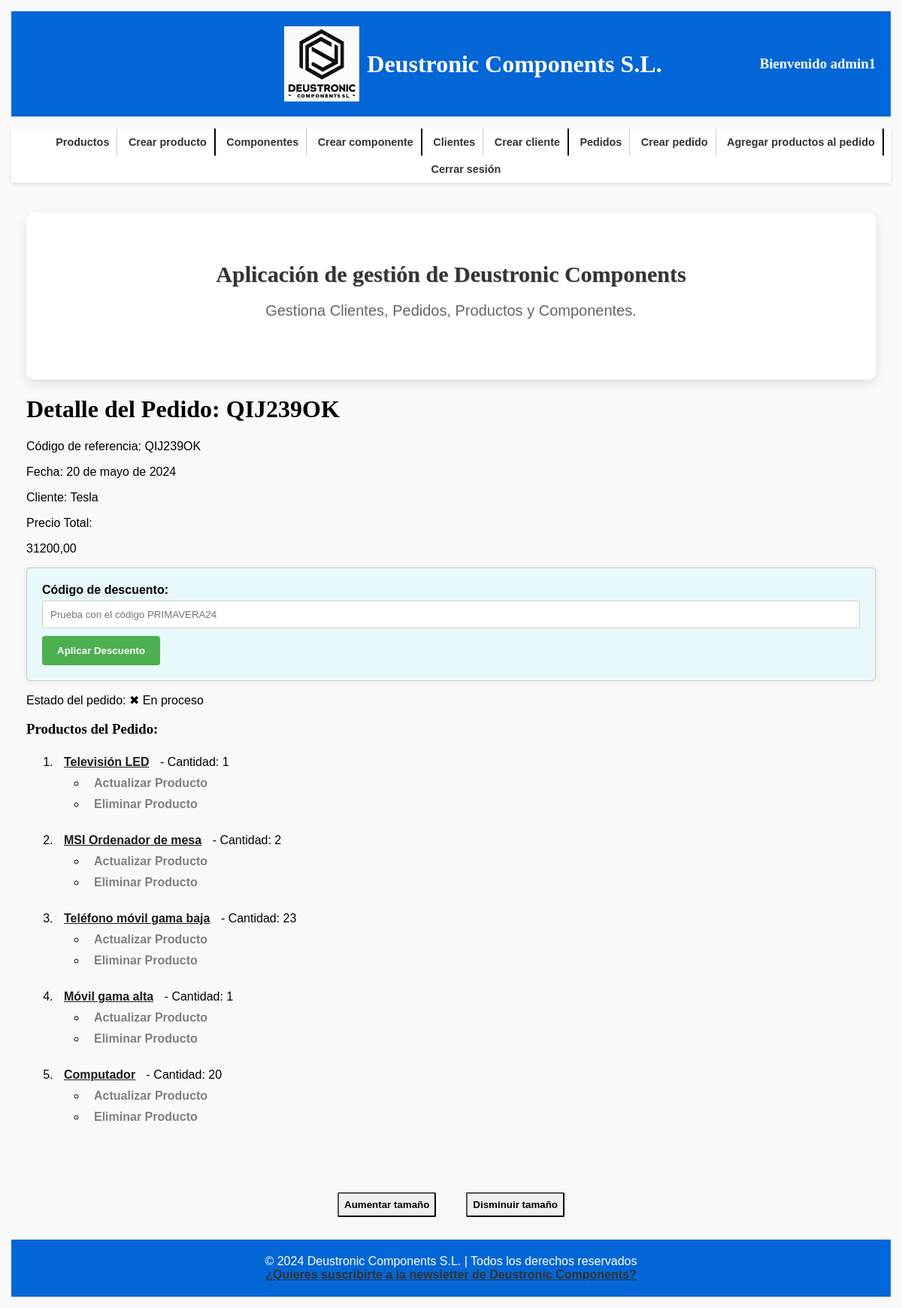
The app's page /appDeustronicComponents/pedido_producto/QIJ239OK/ (signed in) with its own data.
### appDeustronicComponents/models.py (models this page shows, shortened)
class Pedido(models.Model):
    cod_ref_ped = models.CharField(max_length=100, primary_key=True)
    fecha = models.DateField()
    cliente = models.ForeignKey(Cliente, on_delete=models.CASCADE)
    created = models.DateTimeField(auto_now_add=True)
    updated = models.DateTimeField(auto_now=True)
    precio_total = models.DecimalField(max_digits=10, decimal_places=2, default=0)
    estado = models.CharField(max_length=20, default='en proceso')
    class Meta:
        verbose_name_plural = "pedidos"
        verbose_name = "pedido"
        ordering = ["-created"]

class Cliente(models.Model):
    cif = models.CharField(max_length=100, primary_key=True)
    nombre_empresa = models.CharField(max_length=100)
    direccion = models.CharField(max_length=255)
    telefono = models.IntegerField()
    email = models.EmailField(max_length=255)
    created = models.DateTimeField(auto_now_add=True)
    updated = models.DateTimeField(auto_now=True)
    def __str__(self):
        return f"{self.nombre_empresa}"
    class Meta:
        verbose_name_plural = "clientes"
        verbose_name = "cliente"
        ordering = ["-created"]

class PedidoProducto(models.Model):
    pedido = models.ForeignKey(Pedido, on_delete=models.CASCADE)
    producto = models.ForeignKey(Producto, on_delete=models.CASCADE)
    cantidad = models.IntegerField()
    created = models.DateTimeField(auto_now_add=True)
    updated = models.DateTimeField(auto_now=True)
    class Meta:
        verbose_name_plural = "detalle pedidos"
        verbose_name = "detalle pedido"
        ordering = ["-created"]

class Producto(models.Model):
    cod_ref_prod = models.CharField(max_length=100, primary_key=True)
    precio = models.DecimalField(max_digits=10, decimal_places=2)
    nombre = models.CharField(max_length=100)
    descripcion = models.TextField()
    categoria = models.CharField(max_length=100)
    componente = models.ManyToManyField(Componente)
    created = models.DateTimeField(auto_now_add=True)
    updated = models.DateTimeField(auto_now=True)
    def __str__(self):
        return f"{self.nombre}"
    class Meta:
        verbose_name_plural = "productos"
        verbose_name = "producto"
        ordering = ["-created"]

### appDeustronicComponents/views.py (the view)
# urls.py: path('pedido_producto/<str:pk>/', PedidoProductoDetailView.as_view(), name='detalle_pedido_producto'),
class PedidoProductoDetailView(DetailView):
    model = Pedido
    template_name = 'appDeustronicComponents/pedido_producto_detail.html'
    context_object_name = 'pedido'
    @method_decorator(login_required)
    def dispatch(self, request, *args, **kwargs):
        return super().dispatch(request, *args, **kwargs)
    def get_context_data(self, **kwargs):
        context = super().get_context_data(**kwargs)
        pedido = self.get_object()
        productos_del_pedido = PedidoProducto.objects.filter(pedido=pedido)
        context['productos_del_pedido'] = productos_del_pedido
        return context

### templates/appDeustronicComponents/pedido_producto_detail.html (shortened to what this page needs)
{% extends 'base.html' %}
{% block contenido %}
    <h1>Detalle del Pedido: {{ pedido.cod_ref_ped }}</h1>
    <p>Código de referencia: {{ pedido.cod_ref_ped }}</p>
    <p>Fecha: {{ pedido.fecha }}</p>
    <p>Cliente: {{ pedido.cliente }}</p>
    <p>Precio Total: </p>
    <p id="precioSinDescuento">{{ pedido.precio_total }}</p>
    <form id="descuentoForm">
        <label for="codigoDescuento">Código de descuento:</label>
        <input type="text" id="codigoDescuento" name="codigoDescuento" required
               placeholder="Prueba con el código PRIMAVERA24">
        <button type="submit">Aplicar Descuento</button>
    </form>
    <p> Estado del pedido:
        {% if pedido.estado == 'completado' %}
            <span class="estado-completado">&#10004;</span> Completado
        {% elif pedido.estado == 'en proceso' %}
            <span class="estado-no-completado">&#10006;</span> En proceso
        {% endif %}</p>
    <h3>Productos del Pedido:</h3>
    <ul class="lista">
        {% for pedido_producto in productos_del_pedido %}
            <li>
                <a href="{% url 'detalle_producto2' nombre=pedido_producto.producto %}">{{ pedido_producto.producto }}</a>
                - Cantidad: {{ pedido_producto.cantidad }}
                <ul>
                    <li><a href="{% url 'actualizar_pedido_producto' pk=pedido_producto.pk %}">Actualizar Producto</a>
                    </li>
                    <li><a href="{% url 'eliminar_pedido_producto' pk=pedido_producto.pk %}">Eliminar Producto</a></li>
                </ul>
            </li>
        {% empty %}
            <li>No hay productos asociados a este pedido.</li>
        {% endfor %}
    </ul>
{% endblock %}

### templates/base.html (shortened to what this page needs)
<!DOCTYPE html>
<html lang="es">
<head>
    {% load static %}
    <link rel="stylesheet" href="{% static 'css/style.css' %}">
</head>
<body>
<header>
    <div class="logo-container">
        <a href="/appDeustronicComponents/">
            <img src="{% static 'images/logo.jpg' %}" alt="Deustronic Components Logo">
        </a>
        <h1>Deustronic Components S.L.</h1>
    </div>
    <div class="Bienvenida">
        <h3>
            Bienvenido {{ request.user.username }}
        </h3>
    </div>
</header>
<nav>
    <ul id="listaNav">
        <li><a href="{% url 'lista_productos' %}">Productos</a></li>
        <li class="separador"><a href="{% url 'crear_producto' %}">Crear producto</a></li>
        <li><a href="{% url 'lista_componentes' %}">Componentes</a></li>
        <li class="separador"><a href="{% url 'crear_componente' %}">Crear componente</a></li>
        <li><a href="{% url 'lista_clientes' %}">Clientes</a></li>
        <li class="separador"><a href="{% url 'crear_cliente' %}">Crear cliente</a></li>
        <li><a href="{% url 'lista_pedido_productos' %}">Pedidos</a></li>
        <li><a href="{% url 'crear_pedido' %}">Crear pedido</a></li>
        <li class="separador"><a href="{% url 'crear_pedido_producto' %}">Agregar productos al pedido</a></li>
        <li><a href="{% url 'logout' %}">Cerrar sesión</a></li>
    </ul>
</nav>
<div id="content">
    <section class="main-section">
        <h2>Aplicación de gestión de Deustronic Components</h2>
        <p>Gestiona Clientes, Pedidos, Productos y Componentes.</p>
    </section>
    {% block contenido %}{% endblock %}
</div>
<div id="tamaño_texto">
    <button id="aumentar">Aumentar tamaño</button>
    <button id="disminuir">Disminuir tamaño</button>
</div>
<footer>
    &copy; 2024 Deustronic Components S.L. | Todos los derechos reservados
    <br>
    <a href="{% url 'mail' %}" class="newsletter">¿Quieres suscribirte a la newsletter de Deustronic Components?</a>
</footer>
</body>
</html>

### static/css/style.css (style rules this page uses)
html { box-sizing: border-box; font-size: 62.5%; }
*, *:before, *:after { box-sizing: inherit; }
img { max-width: 100%; display: flex; }
h1, h2, h3 { font-family: "Playfair Display", serif; }
h2 { text-align: center; text-shadow: 1px 1px 1px rgba(0, 0, 0, 0.2); }
body { font-family: Arial, sans-serif; margin: 1rem; padding: 0.5rem; background-color: #f9f9f9; font-size: 1.6rem; }
header { background-color: #0366d6; padding: 20px; color: #fff; display: flex; justify-content: space-between; align-items: center; text-align: center; }
.logo-container { margin-left: 30rem; display: flex; align-items: center; justify-content: center; flex-grow: 1; }
.logo-container h1 { margin: 0; }
.Bienvenida { display: flex; align-items: center; justify-content: flex-end; text-align: right; flex-grow: 1; margin-left: auto; }
nav { background-color: #fff; box-shadow: 0 2px 5px rgba(0, 0, 0, 0.1); text-align: center; }
nav ul li:last-child { border-right: 0; }
a { color: #333; font-weight: bold; transition: color 0.3s ease; text-decoration: underline; }
#content { margin: 20px auto; padding: 20px; min-width: 100%; max-width: 100%; display: block; }
.main-section { background-color: #fff; border-radius: 10px; box-shadow: 0 5px 15px rgba(0, 0, 0, 0.1); padding: 40px; text-align: center; }
.main-section h2 { color: #333; font-size: 3rem; margin-bottom: 20px; }
.main-section p { color: #666; font-size: 2rem; margin-bottom: 40px; text-align: center; }
form { background-color: #e8f9fc; width: auto; margin: 0 auto; padding: 20px; border: 1px solid #ccc; border-radius: 5px; box-shadow: 0 0 10px rgba(0, 0, 0, 0.1); }
label { display: block; margin-bottom: 5px; font-weight: bold; }
input[type="text"], input[type="email"], input[type="password"] { width: 100%; padding: 10px; margin-bottom: 10px; border: 1px solid #ccc; border-radius: 3px; }
[type="submit"] { background-color: #4CAF50; color: white; padding: 12px 20px; border: none; border-radius: 4px; cursor: pointer; transition: background-color 0.3s; font-weight: bold; }
footer { background-color: #0366d6; color: #fff; text-align: center; padding: 20px 0; }

### records on screen
Pedido: cod_ref_ped "QIJ239OK", fecha "20 de mayo de 2024", cliente "Tesla", precio_total "31200,00"
PedidoProducto: producto "Televisión LED", cantidad "1"
PedidoProducto: producto "MSI Ordenador de mesa", cantidad "2"
PedidoProducto: producto "Teléfono móvil gama baja", cantidad "23"
PedidoProducto: producto "Móvil gama alta", cantidad "1"
PedidoProducto: producto "Computador", cantidad "20"

### other values on screen
{{ request.user.username }} "admin1"
